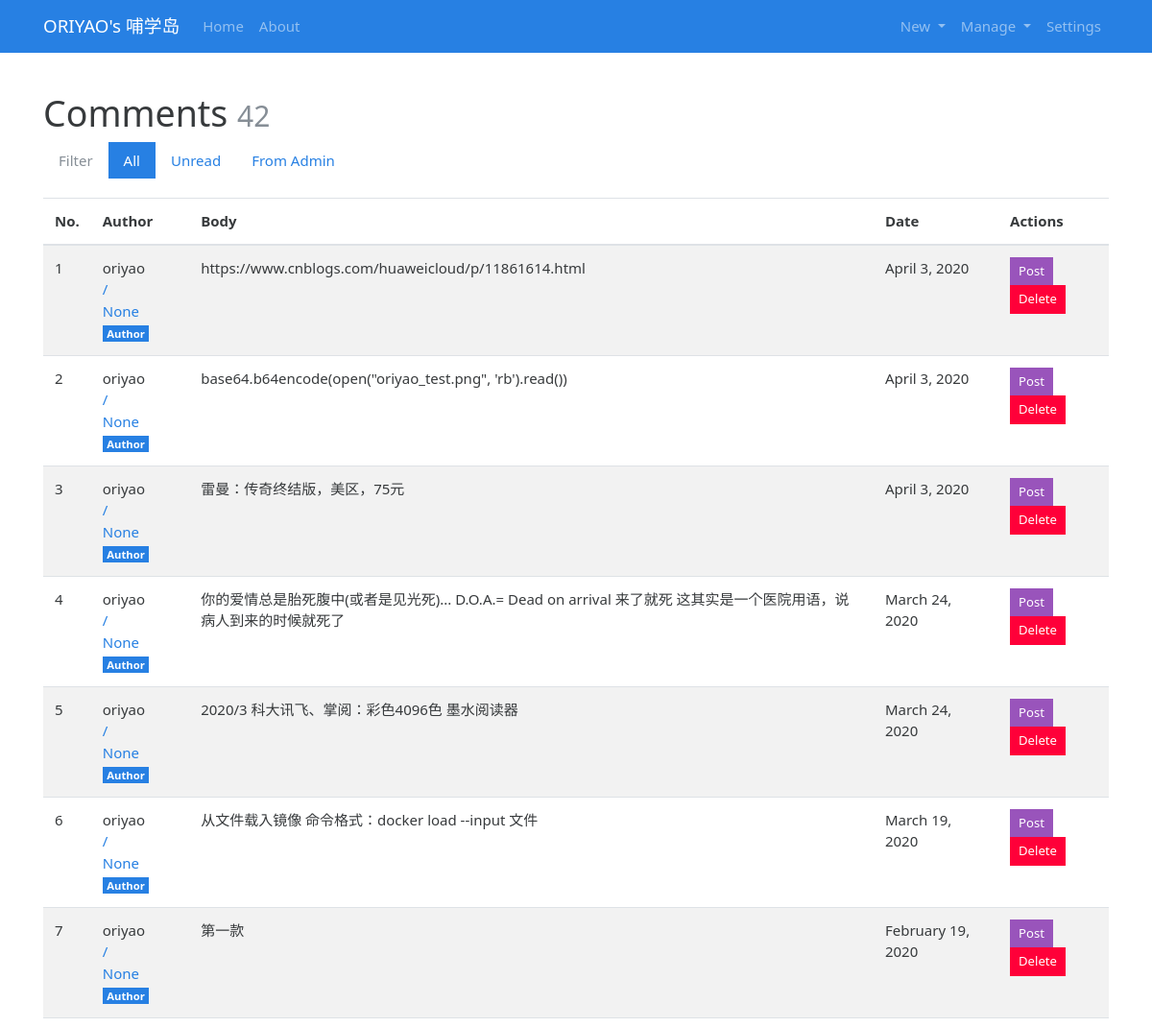
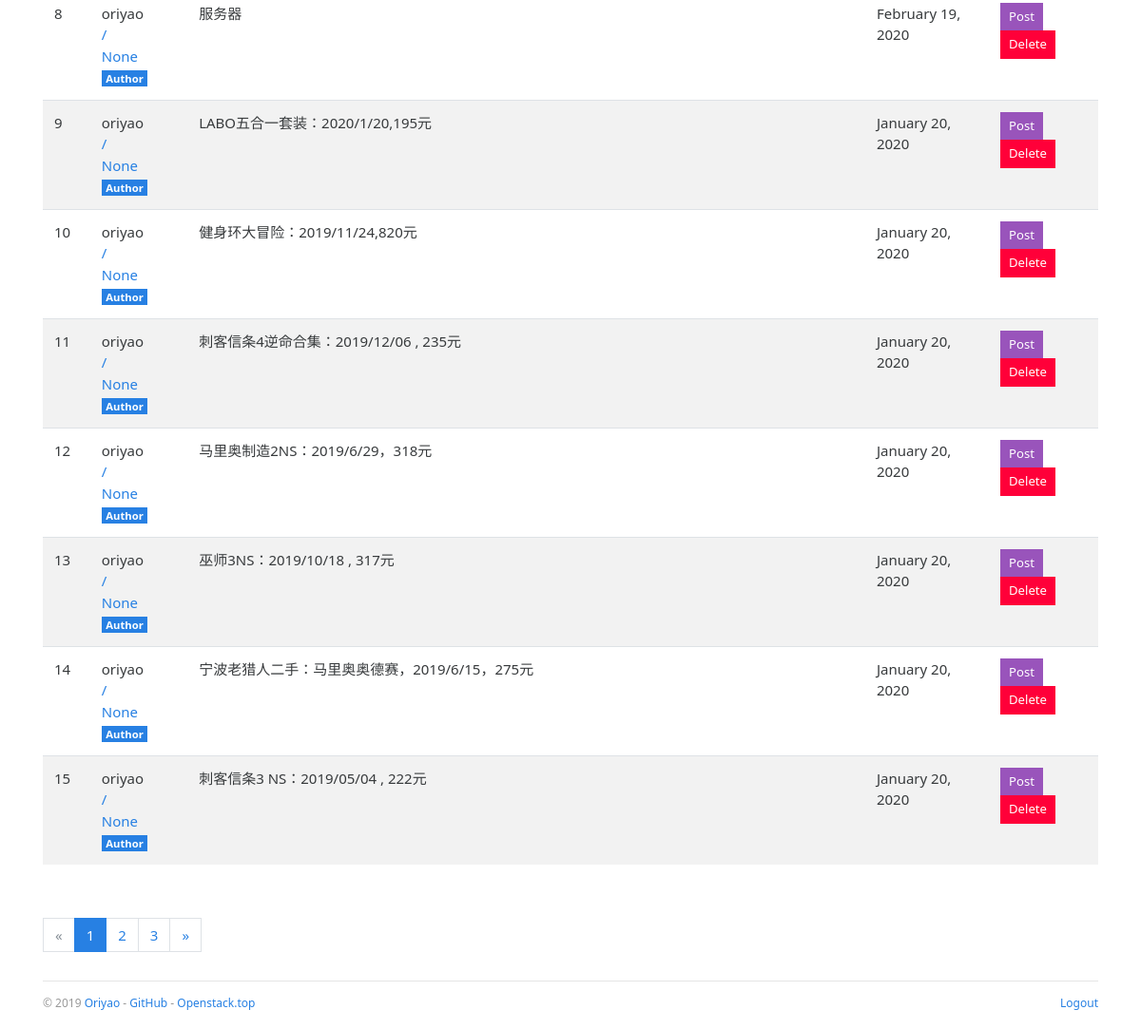
/admin/comment/manage (signed in), run on an earlier commit of the app's database (2 pictures, top to bottom).
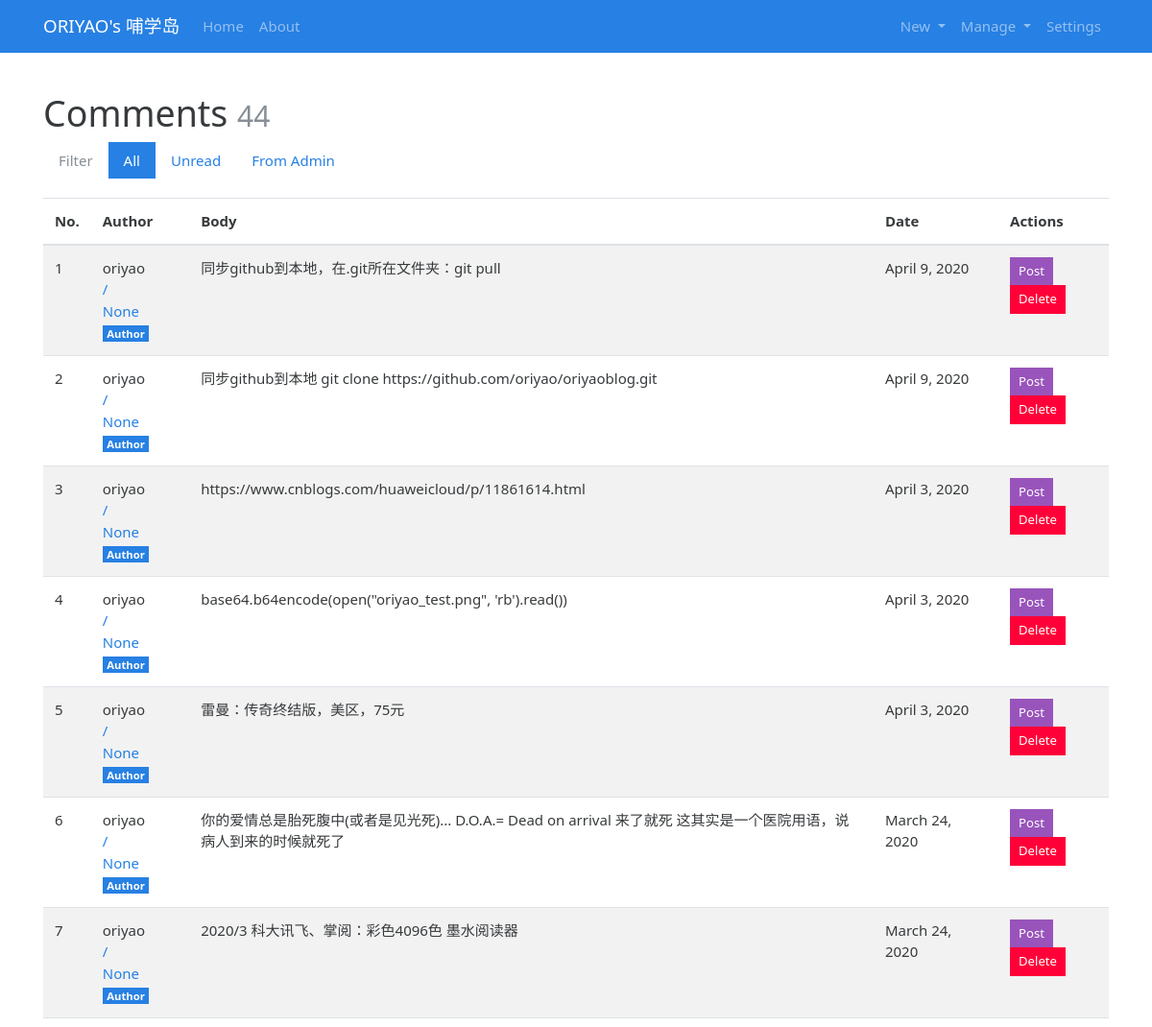
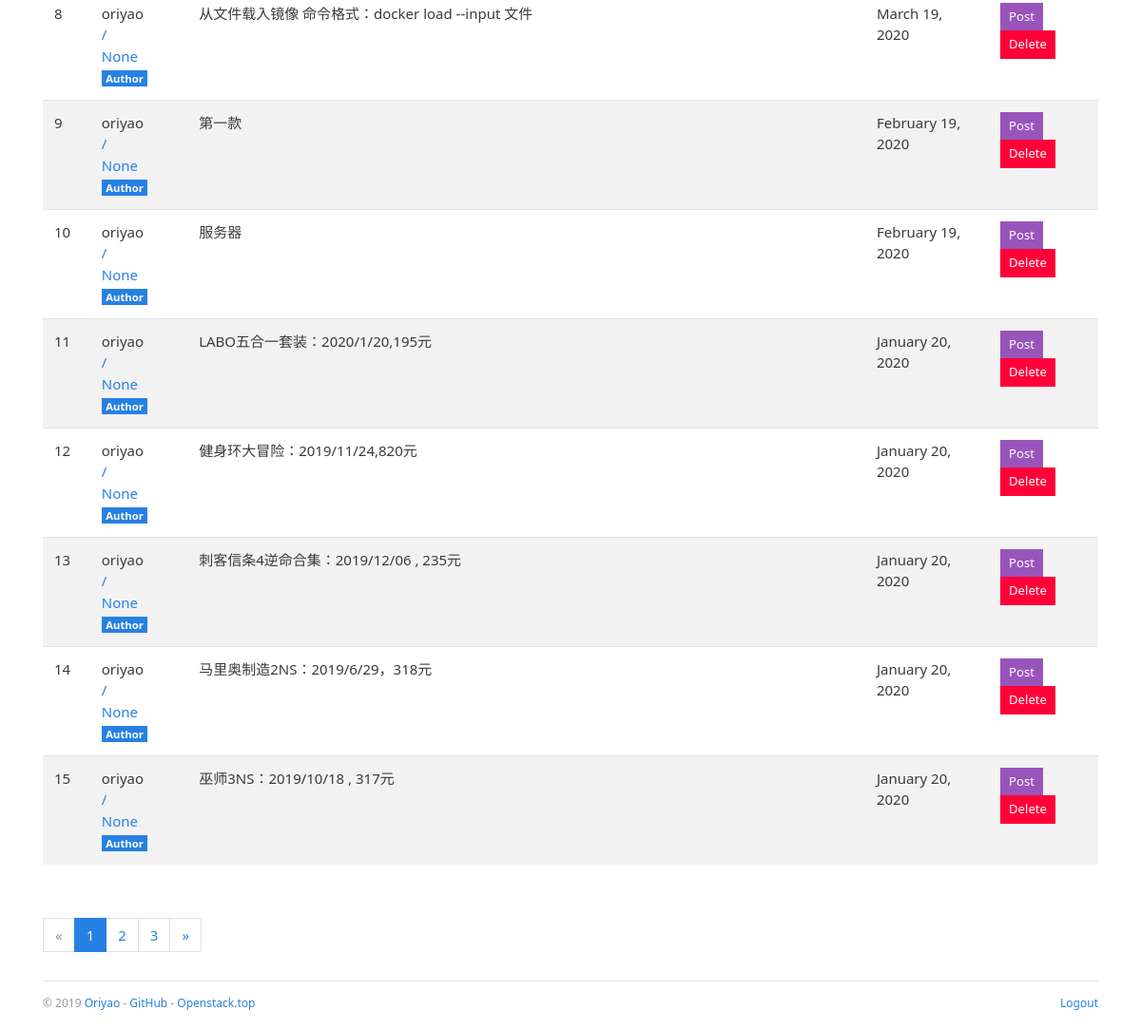
And on a later commit of the database (2 pictures, top to bottom).
### bluelog/models.py (models this page shows, shortened)
class Comment(db.Model):
    id = db.Column(db.Integer, primary_key=True)
    author = db.Column(db.String(30))
    email = db.Column(db.String(254))
    site = db.Column(db.String(255))
    body = db.Column(db.Text)
    from_admin = db.Column(db.Boolean, default=False)
    reviewed = db.Column(db.Boolean, default=False)
    timestamp = db.Column(db.DateTime, default=datetime.utcnow, index=True)
    replied_id = db.Column(db.Integer, db.ForeignKey('comment.id'))
    post_id = db.Column(db.Integer, db.ForeignKey('post.id'))
    post = db.relationship('Post', back_populates='comments')
    replies = db.relationship('Comment', back_populates='replied', cascade='all, delete-orphan')
    replied = db.relationship('Comment', back_populates='replies', remote_side=[id])

class Admin(db.Model, UserMixin):
    id = db.Column(db.Integer, primary_key=True)
    username = db.Column(db.String(20))
    password_hash = db.Column(db.String(128))
    blog_title = db.Column(db.String(60))
    blog_sub_title = db.Column(db.String(100))
    name = db.Column(db.String(30))
    about = db.Column(db.Text)

### bluelog/blueprints/admin.py (the view)
@admin_bp.route('/comment/manage')
@login_required
def manage_comment():
    filter_rule = request.args.get('filter', 'all')  # 'all', 'unreviewed', 'admin'
    page = request.args.get('page', 1, type=int)
    per_page = current_app.config['BLUELOG_COMMENT_PER_PAGE']
    if filter_rule == 'unread':
        filtered_comments = Comment.query.filter_by(reviewed=False)
    elif filter_rule == 'admin':
        filtered_comments = Comment.query.filter_by(from_admin=True)
    else:
        filtered_comments = Comment.query
    pagination = filtered_comments.order_by(Comment.timestamp.desc()).paginate(page, per_page=per_page)
    comments = pagination.items
    return render_template('admin/manage_comment.html', comments=comments, pagination=pagination)

### bluelog/__init__.py (called while the page is built)
def register_template_context(app):
    @app.context_processor
    def make_template_context():
        admin = Admin.query.first()
        categories = Category.query.order_by(Category.name).all()
        links = Link.query.order_by(Link.name).all()
        if current_user.is_authenticated:
            unread_comments = Comment.query.filter_by(reviewed=False).count()
        else:
            unread_comments = None
        return dict(
            admin=admin, categories=categories,
            links=links, unread_comments=unread_comments)

def register_request_handlers(app):
    @app.after_request
    def query_profiler(response):
        for q in get_debug_queries():
            if q.duration >= app.config['BLUELOG_SLOW_QUERY_THRESHOLD']:
                app.logger.warning(
                    'Slow query: Duration: %fs\n Context: %s\nQuery: %s\n '
                    % (q.duration, q.context, q.statement)
                )
        return response

### bluelog/extensions.py (called while the page is built)
@login_manager.user_loader
def load_user(user_id):
    from bluelog.models import Admin
    user = Admin.query.get(int(user_id))
    return user

### bluelog/templates/admin/manage_comment.html (shortened to what this page needs)
{% extends 'base.html' %}
{% from 'bootstrap/pagination.html' import render_pagination %}
{% block content %}
    <div class="page-header">
        <h1>Comments
            <small class="text-muted">{{ pagination.total }}</small>
        </h1>
        <ul class="nav nav-pills">
            <li class="nav-item">
                <a class="nav-link disabled" href="#">Filter </a>
            </li>
            <li class="nav-item">
                <a class="nav-link {% if request.args.get('filter', 'all') == 'all' %}active{% endif %}"
                   href="{{ url_for('admin.manage_comment', filter='all') }}">All</a>
            </li>
            <li class="nav-item">
                <a class="nav-link {% if request.args.get('filter') == 'unread' %}active{% endif %}"
                   href="{{ url_for('admin.manage_comment', filter='unread') }}">Unread </a>
            </li>
            <li class="nav-item">
                <a class="nav-link {% if request.args.get('filter') == 'admin' %}active{% endif %}"
                   href="{{ url_for('admin.manage_comment', filter='admin') }}">From Admin</a>
            </li>
        </ul>
    </div>
    {% if comments %}
        <table class="table table-striped">
            <thead>
            <tr>
                <th>No.</th>
                <th>Author</th>
                <th>Body</th>
                <th>Date</th>
                <th>Actions</th>
            </tr>
            </thead>
            {% for comment in comments %}
                <tr {% if not comment.reviewed %}class="table-warning" {% endif %}>
                    <td>{{ loop.index + ((pagination.page - 1) * config['BLUELOG_COMMENT_PER_PAGE']) }}</td>
                    <td>
                        {% if comment.from_admin %}{{ admin.name }}{% else %}{{ comment.author }}{% endif %}<br>
                        {% if comment.site %}
                            <a href="{{ comment.site }}" target="_blank">
                                {{ comment.site }}
                            </a><br>
                        {% endif %}
                        <a href="mailto:{{ comment.email }}">{{ comment.email }}</a>
                        {% if comment.from_admin %}
                            <span class="badge badge-primary">Author</span>
                        {% endif %}
                    </td>
                    <td>{{ comment.body }}</td>
                    <td>{{ moment(comment.timestamp).format('LL') }}</td>
                    <td>
                        <a class="btn btn-info btn-sm" href="{{ url_for('blog.show_post', post_id=comment.post.id) }}">Post</a>
                        <form class="inline" method="post"
                              action="{{ url_for('.delete_comment', comment_id=comment.id, next=request.full_path) }}">
                            <button type="submit" class="btn btn-danger btn-sm"
                                    onclick="return confirm('Are you sure?');">Delete
                            </button>
                        </form>
                    </td>
                </tr>
            {% endfor %}
        </table>
        <div class="page-footer">{{ render_pagination(pagination) }}</div>
    {% else %}
        <div class="tip"><h5>No comments.</h5></div>
    {% endif %}
{% endblock %}

### bluelog/templates/base.html (shortened to what this page needs)
{% from 'bootstrap/nav.html' import render_nav_item %}
<!DOCTYPE html>
<html lang="en">
<head>
    {% block head %}
        <link rel="stylesheet"
              href="{{ url_for('static', filename='css/%s.min.css' % request.cookies.get('theme', 'perfect_blue')) }}"
              type="text/css">
        <link rel="stylesheet" href="{{ url_for('static', filename='css/style.css') }}" type="text/css">
    {% endblock head %}
</head>
<body>
{% block nav %}
    <nav class="navbar navbar-expand-lg navbar-dark bg-primary">
        <div class="container">
            <a class="navbar-brand" href="{{ url_for('blog.index') }}">{{ admin.blog_title }}</a>
            <div class="collapse navbar-collapse" id="navbarColor01">
                <ul class="navbar-nav mr-auto">
                    {{ render_nav_item('blog.index', 'Home') }}
                    {{ render_nav_item('blog.about', 'About') }}
                </ul>
                <ul class="nav navbar-nav navbar-right">
                    {% if current_user.is_authenticated %}
                        <li class="nav-item dropdown">
                            <a href="#" class="nav-link dropdown-toggle" data-toggle="dropdown" role="button"
                               aria-haspopup="true"
                               aria-expanded="false">
                                New
                            </a>
                        </li>
                        <li class="nav-item dropdown">
                            <a href="#" class="nav-link dropdown-toggle" data-toggle="dropdown" role="button"
                               aria-haspopup="true"
                               aria-expanded="false">
                                Manage
                            </a>
                        </li>
                        {{ render_nav_item('admin.settings', 'Settings') }}
                    {% endif %}
                </ul>
            </div>
        </div>
    </nav>
{% endblock nav %}
<main class="container">
    {% block content %}{% endblock content %}
    {% block footer %}
        <footer>
            <p class="float-left">
                <small> &copy; 2019 <a href="http://oriyao.com/" title="Written by oriyao">Oriyao</a> -
                    <a href="https://github.com/oriyao" title="Fork me on GitHub">GitHub</a> -
                    <a href="http://openstack.top/" title="A pkm project">Openstack.top</a>
                </small>
            </p>
            <p class="float-right">
                <small>
                    {% if current_user.is_authenticated %}
                        <a href="{{ url_for('auth.logout', next=request.full_path) }}">Logout</a>
                    {% else %}
                        <a href="{{ url_for('auth.login', next=request.full_path) }}">Login</a>
                    {% endif %}
                </small>
            </p>
        </footer>
    {% endblock footer %}
</main>
</body>
</html>

What changed in the data, as far as the page shows it:
no longer on this page (row unchanged): Comment: {{ admin.name }} "oriyao", site "/", email "None", from_admin "Author", body "宁波老猎人二手：马里奥奥德赛，2019/6/15，275元", timestamp "January 20, 2020"
no longer on this page (row unchanged): Comment: {{ admin.name }} "oriyao", site "/", email "None", from_admin "Author", body "刺客信条3 NS：2019/05/04 , 222元", timestamp "January 20, 2020"
added Comment: {{ admin.name }} "oriyao", site "/", email "None", from_admin "Author", body "同步github到本地，在.git所在文件夹：git pull", timestamp "April 9, 2020"
added Comment: {{ admin.name }} "oriyao", site "/", email "None", from_admin "Author", body "同步github到本地 git clone https://github.com/oriyao/oriyaoblog.git", timestamp "April 9, 2020"
Also different on the page:
{{ pagination.total }}: "42" → "44"
